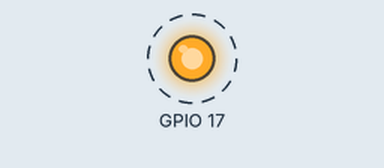
The program below on a simulated Raspberry Pi (BCM pin numbers). On the bench: output pins drawn as LEDs (lit = HIGH). Dashed ring = blinking. What the program prints to the terminal is not drawn.

Above: at 0.5 s.
Timing chart, 0 to 4.6 s (numbered marks = the images above):
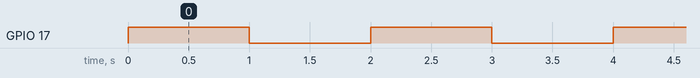

Measured:
- by itself, GPIO 17: alternates HIGH for 1.0 s and LOW for 1.0 s

The program:

blink.py
```python
import RPi.GPIO as GPIO
import time

# Setup
GPIO.setmode(GPIO.BCM)
GPIO.setup(17, GPIO.OUT)

# Loop
while True:
	GPIO.output(17, True)
	print "LED ON"
	time.sleep(1)
	GPIO.output(17, False)
	print "LED OFF"
        time.sleep(1)
```
